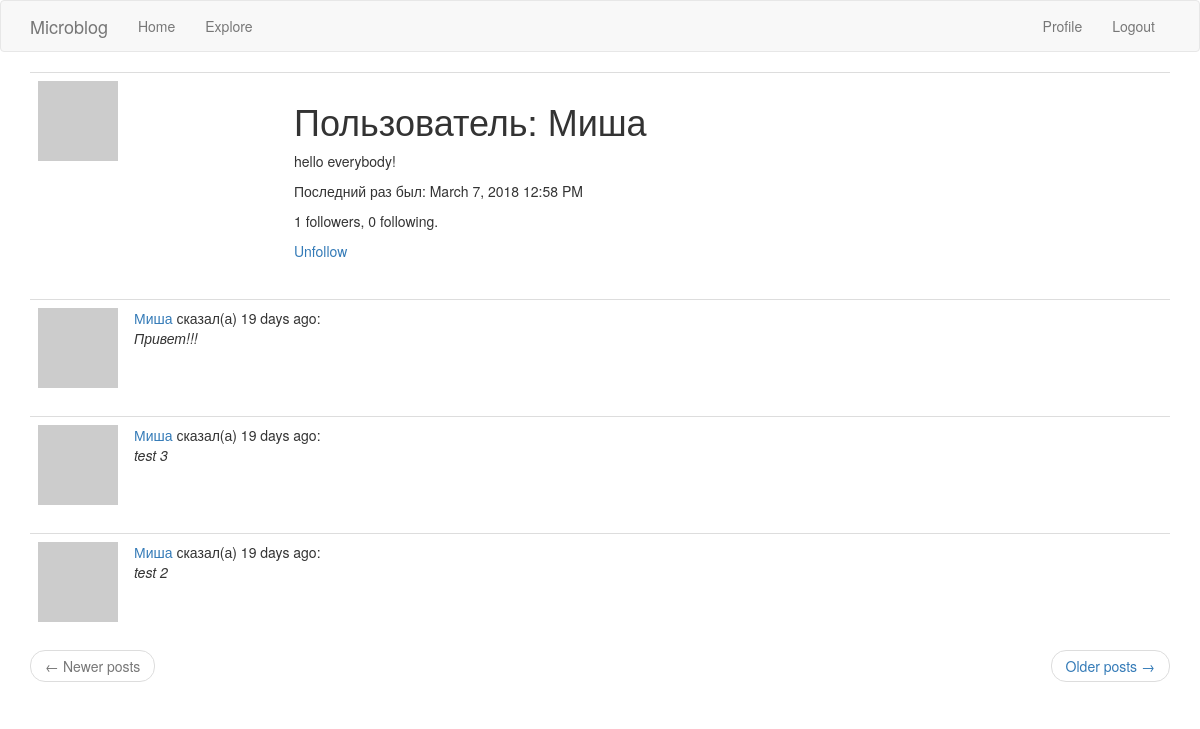
Screenshot of /user/Миша (signed in) with the database file from the repository.
### app/models.py (models this page shows, shortened)
class User(UserMixin, db.Model):
    id = db.Column(db.Integer, primary_key=True)
    username = db.Column(db.String(64), index=True, unique=True)
    email = db.Column(db.String(120), index=True, unique=True)
    password_hash = db.Column(db.String(128))
    posts = db.relationship('Post', backref='author', lazy='dynamic')
    about_me = db.Column(db.String(256))
    last_seen = db.Column(db.DateTime, default=datetime.utcnow)
    followed = db.relationship(
        'User', secondary=followers,
        primaryjoin=(followers.c.follower_id == id),
        secondaryjoin=(followers.c.followed_id == id),
        backref=db.backref('followers', lazy='dynamic'),
        lazy='dynamic'
    )
    def avatar(self, size):
        digest = md5(self.email.lower().encode('utf-8')).hexdigest()
        return 'https://www.gravatar.com/avatar/{0}?d=identicon&s={1}'.format(digest, size)
    def is_following(self, user):
        return self.followed.filter(followers.c.followed_id == user.id).count() > 0

class Post(db.Model):
    id = db.Column(db.Integer, primary_key=True)
    body = db.Column(db.String(140))
    timestamp = db.Column(db.DateTime, index=True, default=datetime.utcnow)
    user_id = db.Column(db.Integer, db.ForeignKey('user.id'))

### app/main/routes.py (the view)
@bp.route('/user/<username>')
@login_required
def user(username):
    u = User.query.filter_by(username=username).first_or_404()
    page = request.args.get('page', 1, type=int)
    posts = u.posts.order_by(Post.timestamp.desc()).paginate(page, current_app.config['POSTS_PER_PAGE'], False)
    next_url = url_for('main.user', username=u.username, page=posts.next_num) if posts.has_next else None
    prev_url = url_for('main.user', username=u.username, page=posts.prev_num) if posts.has_prev else None
    return render_template('user.html', user=u,
                           posts=posts.items, next_url=next_url, prev_url=prev_url)

### app/main/routes.py (called while the page is built)
@bp.before_request
def before_request():
    if current_user.is_authenticated:
        current_user.last_seen = datetime.utcnow()
        db.session.commit()

### app/models.py (called while the page is built)
@login.user_loader
def load_user(id):
    return User.query.get(int(id))

### app/templates/user.html
{% extends "base.html" %}
{% block app_content %}
    <table class="table table-hover">
        <tr>
            <td width="256px"><img src="{{ user.avatar(256) }}"></td>
            <td>
                <h1>Пользователь: {{ user.username }}</h1>
                {% if user.about_me %}<p>{{ user.about_me }}</p>{% endif %}
                {% if user.last_seen %}
                    <p>Последний раз был: {{ moment(user.last_seen).format('LLL') }}</p>
                {% endif %}
                <p>
                    {{ user.followers.count() }} followers, {{ user.followed.count() }} following.
                </p>
                {% if user == current_user %}
                    <p>
                        <a href="{{ url_for('main.edit_profile') }}">Редактировать профиль</a>
                    </p>
                {% elif not current_user.is_following(user) %}
                    <p>
                        <a href="{{ url_for('main.follow', username=user.username) }}">Follow</a>
                    </p>
                {% else %}
                    <p>
                        <a href="{{ url_for('main.unfollow', username=user.username) }}">Unfollow</a>
                    </p>
                {% endif %}
            </td>
        </tr>
    </table>
    {% for post in posts %}
        {% include '_post.html' %}
    {% endfor %}
    <nav aria-label="...">
        <ul class="pager">
            <li class="previous{% if not prev_url %} disabled{% endif %}">
                <a href="{{ prev_url or '#' }}">
                    <span aria-hidden="true">&larr;</span> Newer posts
                </a>
            </li>
            <li class="next{% if not next_url %} disabled{% endif %}">
                <a href="{{ next_url or '#' }}">
                    Older posts <span aria-hidden="true">&rarr;</span>
                </a>
            </li>
        </ul>
    </nav>
{% endblock %}

### app/templates/_post.html
<table class="table table-hover">
    <tr>
        <td width="64px">
            <a href="{{ url_for('main.user', username=post.author.username) }}">
                <img src="{{ post.author.avatar(64) }}" />
            </a>
        </td>
        <td>
            <a href="{{ url_for('main.user', username=post.author.username) }}">
                {{ post.author.username }}
            </a>
            сказал(а) {{ moment(post.timestamp).fromNow() }}:
            <br>
            <i>{{ post.body }}</i>
        </td>
    </tr>
</table>

### rows the page displays
User: username "Миша", about_me "hello everybody!", last_seen "March 7, 2018 12:58 PM"
Post: author.username "Миша", timestamp "19 days ago", body "Привет!!!"
Post: author.username "Миша", timestamp "19 days ago", body "test 3"
Post: author.username "Миша", timestamp "19 days ago", body "test 2"

### other values shown
{{ user.followers.count() }} "1"
{{ user.followed.count() }} "0"
